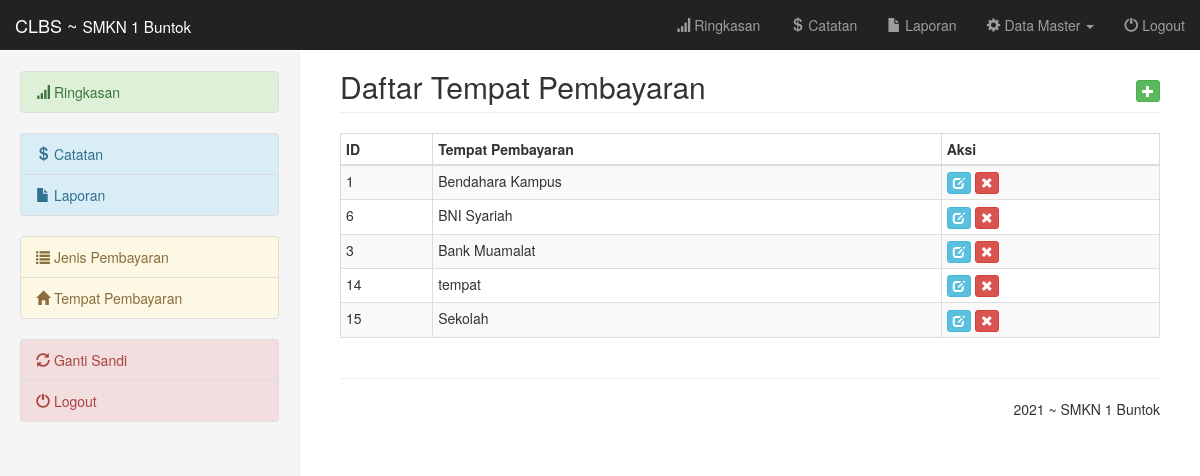
/tempat.php (signed in), run on the app's committed database.
### tables this page shows
CREATE TABLE `tempat` (
  `id_tempat` int(3) NOT NULL COMMENT 'PK',
  `nama_tempat` varchar(50) NOT NULL COMMENT 'nama tempat pembayaran'
);

### tempat.php (the view, shortened to what this page needs)
<?php
include_once 'library.php';
include_once 'atas.php';
include_once 'menu.php';
?>
<h2 class="page-header">
	Daftar Tempat Pembayaran
	<span class="pull-right">
		<a href="#" class="btn btn-success btn-xs" onclick="kotakModal('tempat_tambah.php')">
			<span class="glyphicon glyphicon-plus"></span>
		</a>
	</span>
</h2>
<div class="table-responsive">
	<table class="table table-condensed table-striped table-bordered table-hover">
		<thead>
			<tr>
				<th>ID</th>
				<th>Tempat Pembayaran</th>
				<th>Aksi</th>
			</tr>
		</thead>
		<tbody>
		<?php
		$sT="SELECT * FROM tempat";
		$qT=$dbConn->prepare($sT);
		$qT->execute();
		while($rT=$qT->fetch(PDO::FETCH_OBJ)) {
		?>
			<tr>
				<td><?=$rT->id_tempat;?></td>
				<td><?=$rT->nama_tempat;?></td>
				<td>
					<a href="#" onclick="kotakModal('tempat_ubah.php?id_tempat=<?=$rT->id_tempat;?>')" class="btn btn-xs btn-info"><span class="glyphicon glyphicon-edit"></span></a>
					<a href="tempat_hapus.php?id_tempat=<?=$rT->id_tempat;?>" onclick="return confirm('PERHATIAN!!. Menghapus tempat pembayaran juga akan\nmenghapus semua catatan pembayaran yang terkait\ndengan tempat pembayaran ini!\n\nYakin ingin menghapus tempat pembayaran ini?')" class="btn btn-xs btn-danger"><span class="glyphicon glyphicon-remove"></span></a>
				</td>
			</tr>
		<?php
		}
		?>
		</tbody>
	</table>
</div>
<?php
include_once 'bawah.php';
?>

### inc/css/dashboard.css (style rules this page uses)
body { padding-top: 50px; }
.main .page-header { margin-top: 0; }

### data on the page
tempat: id_tempat "1", nama_tempat "Bendahara Kampus"
tempat: id_tempat "6", nama_tempat "BNI Syariah"
tempat: id_tempat "3", nama_tempat "Bank Muamalat"
tempat: id_tempat "14", nama_tempat "tempat"
tempat: id_tempat "15", nama_tempat "Sekolah"
